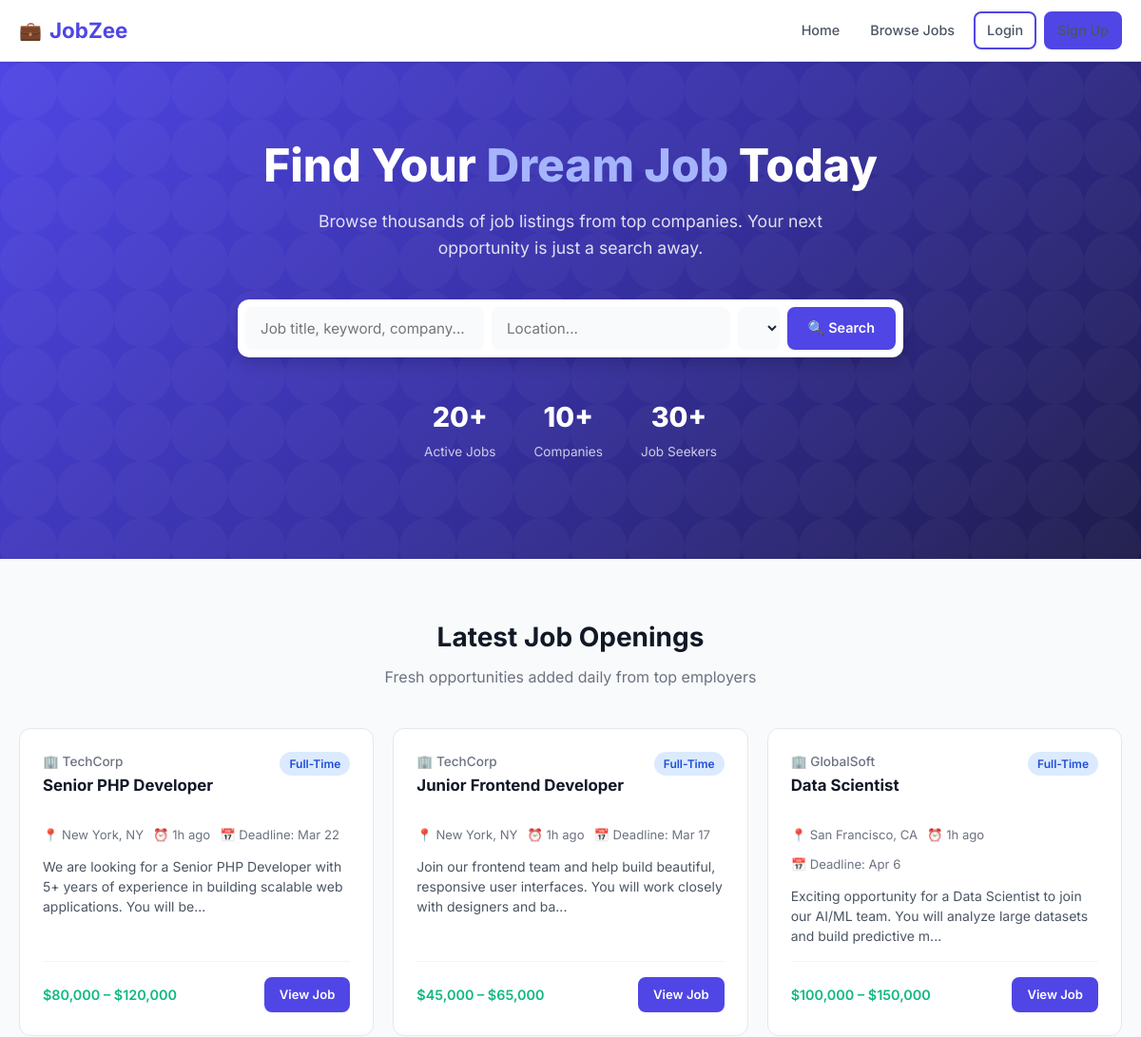
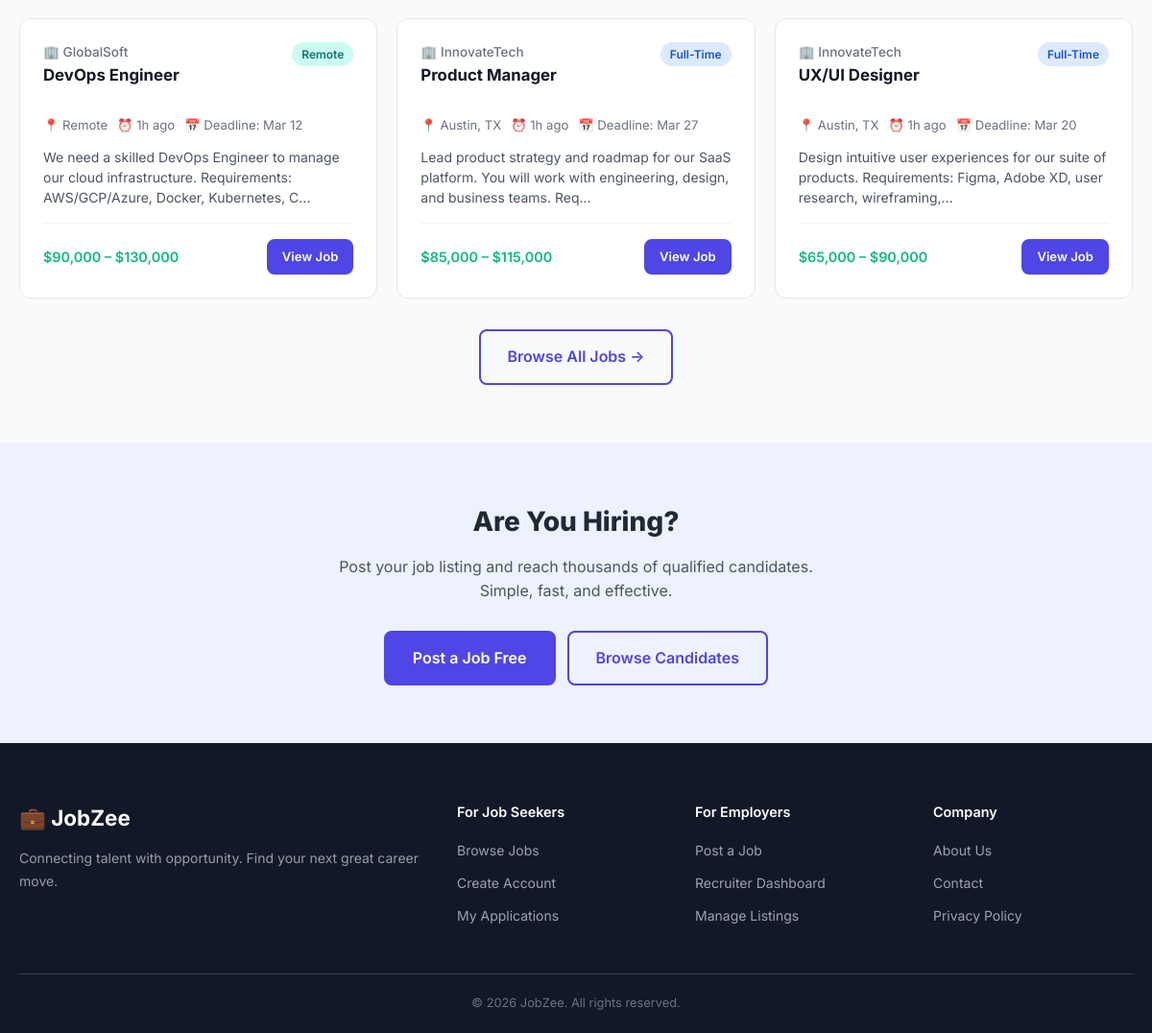
The page / on the database its author committed (2 pictures, top to bottom).
### tables this page shows
CREATE TABLE jobs (
    id INT UNSIGNED AUTO_INCREMENT PRIMARY KEY,
    recruiter_id INT UNSIGNED NOT NULL,
    title VARCHAR(200) NOT NULL,
    company VARCHAR(150) NOT NULL,
    location VARCHAR(150) NOT NULL,
    salary_min DECIMAL(10,2) DEFAULT 0,
    salary_max DECIMAL(10,2) DEFAULT 0,
    job_type ENUM('full-time','part-time','contract','internship','remote') NOT NULL DEFAULT 'full-time',
    description TEXT NOT NULL,
    deadline DATE NOT NULL,
    status ENUM('active','closed') NOT NULL DEFAULT 'active',
    created_at TIMESTAMP DEFAULT CURRENT_TIMESTAMP,
    INDEX idx_recruiter (recruiter_id),
    INDEX idx_status (status),
    INDEX idx_location (location),
    INDEX idx_job_type (job_type),
    INDEX idx_deadline (deadline),
    FULLTEXT idx_search (title, description, company),
    CONSTRAINT fk_jobs_recruiter FOREIGN KEY (recruiter_id) REFERENCES users(id) ON DELETE CASCADE
);

### includes/auth.php (called while the page is built, shortened)
<?php
require_once __DIR__ . '/functions.php';
function isLoggedIn(): bool {
    return isset($_SESSION['user_id']) && !empty($_SESSION['user_id']);
}

### includes/functions.php (called while the page is built, shortened)
<?php
function sanitize(string $input): string {
    return htmlspecialchars(strip_tags(trim($input)), ENT_QUOTES, 'UTF-8');
}
function formatSalary(float $min, float $max): string {
    return '$' . number_format($min) . ' – $' . number_format($max);
}
function timeAgo(string $datetime): string {
    $time = time() - strtotime($datetime);
    if ($time < 86400) return floor($time/3600) . 'h ago';
    return date('M j, Y', strtotime($datetime));
}
function jobTypeBadge(string $type): string {
    $classes = [
        'full-time'  => 'badge-blue',
        'part-time'  => 'badge-purple',
        'contract'   => 'badge-orange',
        'internship' => 'badge-green',
        'remote'     => 'badge-teal',
    ];
    return $classes[$type] ?? 'badge-gray';
}

### index.php (the view, shortened to what this page needs)
<?php
require_once __DIR__ . '/includes/auth.php';
$db = getDB();
$totalJobs  = $db->query("SELECT COUNT(*) FROM jobs WHERE status='active' AND deadline >= CURDATE()")->fetchColumn();
$totalUsers = $db->query("SELECT COUNT(*) FROM users WHERE role='jobseeker'")->fetchColumn();
$totalCo    = $db->query("SELECT COUNT(DISTINCT company) FROM jobs WHERE status='active'")->fetchColumn();
$stmt = $db->prepare("SELECT j.*, u.name AS recruiter_name FROM jobs j JOIN users u ON j.recruiter_id = u.id WHERE j.status='active' AND j.deadline >= CURDATE() ORDER BY j.created_at DESC LIMIT 6");
$stmt->execute();
$latestJobs = $stmt->fetchAll();
include __DIR__ . '/includes/header.php';
?>
<section class="hero">
    <div class="container hero-content">
        <h1>Find Your <span>Dream Job</span> Today</h1>
        <p>Browse thousands of job listings from top companies. Your next opportunity is just a search away.</p>
        <form class="search-box" action="jobs.php" method="GET" id="searchForm">
            <input type="text" name="q" id="searchKeyword" placeholder="Job title, keyword, company..." value="<?= sanitize($_GET['q'] ?? '') ?>">
            <input type="text" name="location" placeholder="Location..." value="<?= sanitize($_GET['location'] ?? '') ?>">
            <select name="type" class="form-control">
                <option value="">All Types</option>
            </select>
            <button type="submit" class="btn btn-primary">🔍 Search</button>
        </form>
        <div class="hero-stats">
            <div class="hero-stat"><strong><?= number_format($totalJobs) ?>+</strong><span>Active Jobs</span></div>
            <div class="hero-stat"><strong><?= number_format($totalCo) ?>+</strong><span>Companies</span></div>
            <div class="hero-stat"><strong><?= number_format($totalUsers) ?>+</strong><span>Job Seekers</span></div>
        </div>
    </div>
</section>
<section class="section">
    <div class="container">
        <h2 class="section-title">Latest Job Openings</h2>
        <p class="section-subtitle">Fresh opportunities added daily from top employers</p>
        <?php if (empty($latestJobs)): ?>
            <div class="empty-state">
                <div class="empty-icon">📋</div>
                <h3>No jobs available right now</h3>
                <p>Check back soon for new opportunities!</p>
            </div>
        <?php else: ?>
        <div class="jobs-grid">
            <?php foreach ($latestJobs as $job): ?>
            <div class="job-card">
                <div class="job-card-header">
                    <div>
                        <div class="job-company">🏢 <?= sanitize($job['company']) ?></div>
                        <div class="job-title"><a href="job.php?id=<?= $job['id'] ?>"><?= sanitize($job['title']) ?></a></div>
                    </div>
                    <span class="badge <?= jobTypeBadge($job['job_type']) ?>"><?= $job['job_type'] ?></span>
                </div>
                <div class="job-meta">
                    <span>📍 <?= sanitize($job['location']) ?></span>
                    <span>⏰ <?= timeAgo($job['created_at']) ?></span>
                    <span>📅 Deadline: <?= date('M j', strtotime($job['deadline'])) ?></span>
                </div>
                <div class="job-desc"><?= nl2br(sanitize(substr($job['description'], 0, 120))) ?>...</div>
                <div class="job-card-footer">
                    <span class="job-salary"><?= formatSalary($job['salary_min'], $job['salary_max']) ?></span>
                    <a href="job.php?id=<?= $job['id'] ?>" class="btn btn-sm btn-primary">View Job</a>
                </div>
            </div>
            <?php endforeach; ?>
        </div>
        <div class="text-center mt-8">
            <a href="jobs.php" class="btn btn-outline btn-lg">Browse All Jobs →</a>
        </div>
        <?php endif; ?>
    </div>
</section>
<section class="section" style="background: var(--primary-light); padding: 60px 0;">
    <div class="container text-center">
        <h2 style="font-size:1.75rem; font-weight:800; margin-bottom:12px;">Are You Hiring?</h2>
        <p style="color:var(--gray-600); margin-bottom:28px; max-width:500px; margin-left:auto; margin-right:auto;">Post your job listing and reach thousands of qualified candidates. Simple, fast, and effective.</p>
        <div class="gap-12" style="justify-content:center; flex-wrap:wrap;">
            <a href="auth/register.php?role=recruiter" class="btn btn-primary btn-lg">Post a Job Free</a>
            <a href="jobs.php" class="btn btn-outline btn-lg">Browse Candidates</a>
        </div>
    </div>
</section>
<?php include __DIR__ . '/includes/footer.php'; ?>

### includes/header.php (shortened to what this page needs)
<!DOCTYPE html>
<html lang="en">
<head>
    <link rel="stylesheet" href="<?= ROOT_PATH ?>assets/css/style.css">
</head>
<body>
<header class="site-header">
    <div class="container">
        <a href="<?= ROOT_PATH ?>index.php" class="logo">
            <span class="logo-icon">💼</span>JobZee
        </a>
        <nav class="main-nav">
            <a href="<?= ROOT_PATH ?>index.php">Home</a>
            <a href="<?= ROOT_PATH ?>jobs.php">Browse Jobs</a>
            <?php if (isLoggedIn()): ?>
                <?php if (userRole() === 'recruiter'): ?>
                    <a href="<?= ROOT_PATH ?>recruiter/dashboard.php">Dashboard</a>
                    <a href="<?= ROOT_PATH ?>recruiter/create_job.php" class="btn btn-sm btn-primary">Post a Job</a>
                <?php elseif (userRole() === 'jobseeker'): ?>
                    <a href="<?= ROOT_PATH ?>jobseeker/dashboard.php">Dashboard</a>
                <?php elseif (userRole() === 'admin'): ?>
                    <a href="<?= ROOT_PATH ?>admin/dashboard.php">Admin Panel</a>
                <?php endif; ?>
                <div class="nav-user">
                    <span>👤 <?= sanitize(userName()) ?></span>
                    <a href="<?= ROOT_PATH ?>auth/logout.php" class="btn btn-sm btn-outline">Logout</a>
                </div>
            <?php else: ?>
                <a href="<?= ROOT_PATH ?>auth/login.php" class="btn btn-sm btn-outline">Login</a>
                <a href="<?= ROOT_PATH ?>auth/register.php" class="btn btn-sm btn-primary">Sign Up</a>
            <?php endif; ?>
        </nav>
    </div>
</header>
<main class="site-main">

### includes/footer.php (shortened to what this page needs)
</main>
<footer class="site-footer">
    <div class="container">
        <div class="footer-grid">
            <div class="footer-brand">
                <a href="<?= ROOT_PATH ?>index.php" class="logo">💼 JobZee</a>
                <p>Connecting talent with opportunity. Find your next great career move.</p>
            </div>
            <div class="footer-links">
                <h4>For Job Seekers</h4>
                <ul>
                    <li><a href="<?= ROOT_PATH ?>jobs.php">Browse Jobs</a></li>
                    <li><a href="<?= ROOT_PATH ?>auth/register.php?role=jobseeker">Create Account</a></li>
                    <li><a href="<?= ROOT_PATH ?>jobseeker/dashboard.php">My Applications</a></li>
                </ul>
            </div>
            <div class="footer-links">
                <h4>For Employers</h4>
                <ul>
                    <li><a href="<?= ROOT_PATH ?>auth/register.php?role=recruiter">Post a Job</a></li>
                    <li><a href="<?= ROOT_PATH ?>recruiter/dashboard.php">Recruiter Dashboard</a></li>
                    <li><a href="<?= ROOT_PATH ?>recruiter/manage_jobs.php">Manage Listings</a></li>
                </ul>
            </div>
            <div class="footer-links">
                <h4>Company</h4>
                <ul>
                    <li><a href="#">About Us</a></li>
                    <li><a href="#">Contact</a></li>
                    <li><a href="#">Privacy Policy</a></li>
                </ul>
            </div>
        </div>
        <div class="footer-bottom">
            <p>&copy; <?= date('Y') ?> JobZee. All rights reserved.</p>
        </div>
    </div>
</footer>
</body>
</html>

### rows shown on the page
jobs: company "TechCorp", title "Senior PHP Developer", job_type "Full-Time", location "New York, NY", created_at "1h ago", deadline "Mar 22", description "We are looking for a Senior PHP Developer with 5+ years of experience in building scalable web applications. You will be", formatSalary($job['salary_min'], $job['salary_max']) "$80,000 – $120,000"
jobs: company "TechCorp", title "Junior Frontend Developer", job_type "Full-Time", location "New York, NY", created_at "1h ago", deadline "Mar 17", description "Join our frontend team and help build beautiful, responsive user interfaces. You will work closely with designers and ba", formatSalary($job['salary_min'], $job['salary_max']) "$45,000 – $65,000"
jobs: company "GlobalSoft", title "Data Scientist", job_type "Full-Time", location "San Francisco, CA", created_at "1h ago", deadline "Apr 6", description "Exciting opportunity for a Data Scientist to join our AI/ML team. You will analyze large datasets and build predictive m", formatSalary($job['salary_min'], $job['salary_max']) "$100,000 – $150,000"
jobs: company "GlobalSoft", title "DevOps Engineer", job_type "Remote", location "Remote", created_at "1h ago", deadline "Mar 12", description "We need a skilled DevOps Engineer to manage our cloud infrastructure. Requirements: AWS/GCP/Azure, Docker, Kubernetes, C", formatSalary($job['salary_min'], $job['salary_max']) "$90,000 – $130,000"
jobs: company "InnovateTech", title "Product Manager", job_type "Full-Time", location "Austin, TX", created_at "1h ago", deadline "Mar 27", description "Lead product strategy and roadmap for our SaaS platform. You will work with engineering, design, and business teams. Req", formatSalary($job['salary_min'], $job['salary_max']) "$85,000 – $115,000"
jobs: company "InnovateTech", title "UX/UI Designer", job_type "Full-Time", location "Austin, TX", created_at "1h ago", deadline "Mar 20", description "Design intuitive user experiences for our suite of products. Requirements: Figma, Adobe XD, user research, wireframing,", formatSalary($job['salary_min'], $job['salary_max']) "$65,000 – $90,000"

### other values the page prints
$totalJobs "20"
$totalCo "10"
$totalUsers "30"
